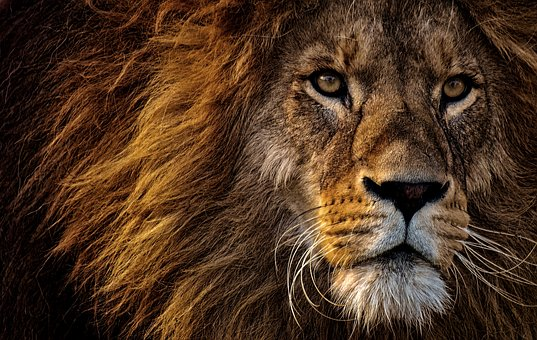
#> input picture Data science algorithm/opencv_class_02/download.jpg, 537 x 340 px
$ jupyter execute --allow-errors Untitled.ipynb
#> lines starting #> are read from the running program, lines starting #| are printed output that depends on the picture
[cell 1]
import cv2
import matplotlib.pyplot as plt

[cell 2]
img=cv2.imread("./download.jpg",0)
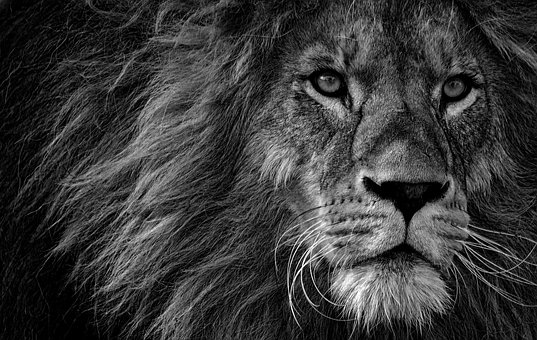
#> img: shape (340, 537); min 0, max 255, mean 56.9
plt.imshow(img,cmap='gray')  #gray is used because images in opencv are in grayscale(BGR)

[cell 3]
img=cv2.imread("./download.jpg",0)


img1 = cv2.cvtColor(img, cv2.COLOR_BGR2RGB)
plt.imshow(img1)

#> (a cell that did not finish here is left out)

[cell 5]
#Pandas

[cell 6]
import pandas as pd #import panda library file

[cell 7]
movies=pd.read_csv("./movie_metadata.csv")
#> (reads Data science algorithm/opencv_class_02/movie_metadata.csv from the repository)

[cell 8]
movies.info()

[cell 9]
movies.head(5)

[cell 10]
movies.tail(5)

[cell 11]
movies["director_name"].head(5)

[cell 12]
movies.info()

[cell 13]
movies.drop(['movie_imdb_link'],inplace=True,axis=1)

[cell 14]
movies.dropna(inplace=True)

[cell 15]
movies.head()

[cell 16]
# Get the values as numpy array and check shape
movies_np = movies.values

[cell 17]
movies_np.shape

[cell 18]
movies_np[0]

[cell 19]
movies.columns

[cell 20]
#QGeneratin random numbers

#(a:0.5,b:0.2,0.3)
import numpy as np

[cell 21]
lis1=[]
for ix in range(1000):
    x=np.random.random()  #This function generates random value between [0,1)
    if(x<=0.5):              #generates values <=0.5
        lis1.append("a")
    if(x>0.5 and x<=0.7):    #generates values>0.5 && <=0.7
        lis1.append("b")
    if(x>0.7):                #generates values >0.7
        lis1.append("c")

[cell 22]
np.unique(lis1,return_counts=True)

#> (a cell that did not finish here is left out)

[cell 24]
lis=[1,2,3,4,5444444,2312,1,12,21]

[cell 25]
np.unique(lis,return_counts=True)  #used to generate unique values in the list and counts the no of elements

[cell 26]
x=np.random.multivariate_normal([1.0,0.5],[[1,-1.5],[-1.5,1.5]],1000)  #normal distribution of the data

[cell 27]
plt.scatter(x[:,0],x[:,1])
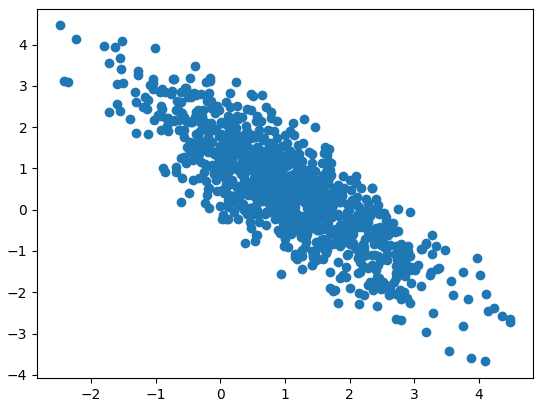
#> figure drawn by matplotlib, 1 panel

[cell 28]
stdnormaldis=(x-x.mean())/x.std()      #standard normal distribution

[cell 29]
plt.scatter(stdnormaldis[:,0],stdnormaldis[:,1],c='b')
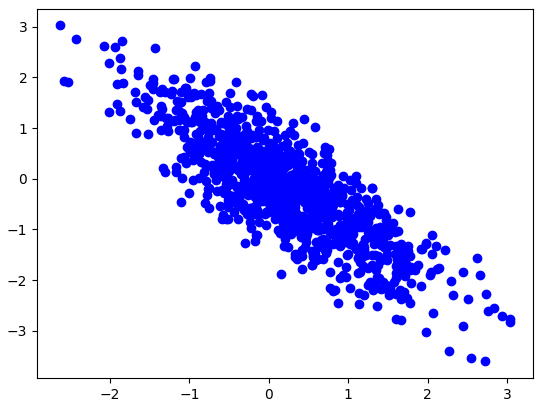
#> figure drawn by matplotlib, 1 panel

[cell 30]
#create and plot frequency of each title length

[cell 31]
m=movies["movie_title"].values
title_length=[len(ix) for ix in m]    #calculates the length of the movies

[cell 32]
len_dict={} #create a dictoniary storing all the length

for ix in title_length:
    if ix in len_dict.keys():
        len_dict[ix]+=1
    else:
        len_dict[ix]=1

[cell 33]
plt.bar(range(len(len_dict)),list(len_dict.values()))  #Because earlier we were comparing a string with the lenght
plt.show()
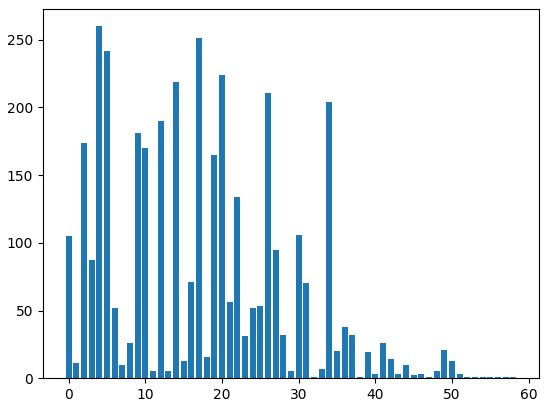
#> figure drawn by matplotlib, 1 panel; tallest bar 260 high, from x = 3.6 to 4.4
